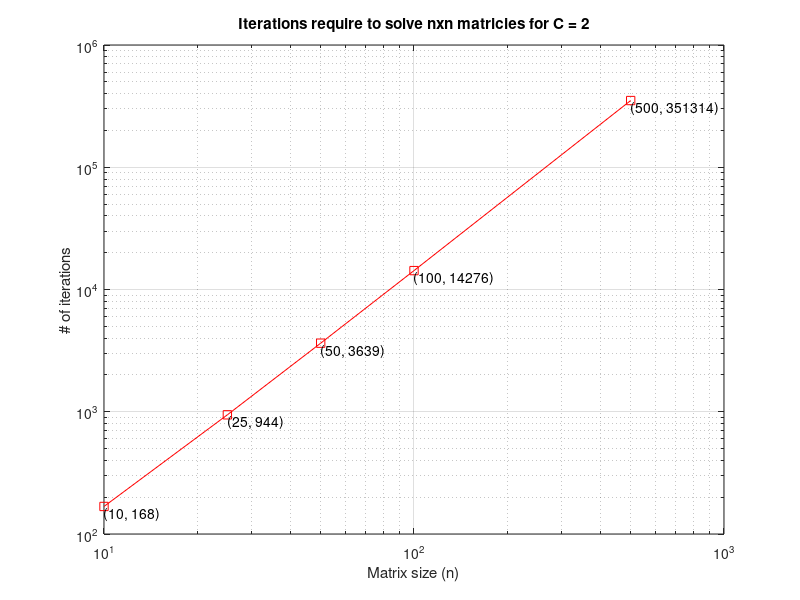
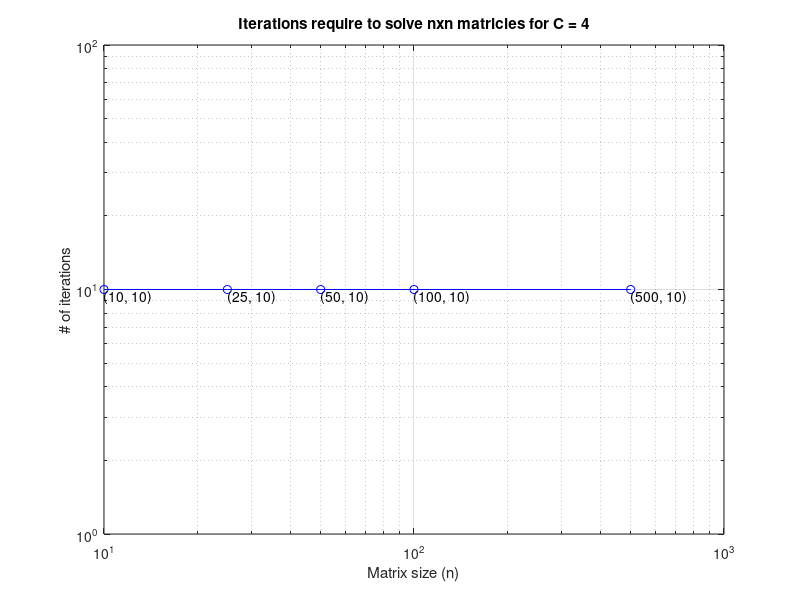

These figures' MATLAB source, in order:
close all;
clear all;

% Processing:
% x_n+1 = D_inv.*(L+U).*x + D'.*b_n
% Refactoring above: ^^^cl
% x_new = D_inv * (b_n - (L + U) * x);

tol = 10^-3;
c = [2, 4];  %[Part A, Part B]
%n = [5, 10, 25, 50, 100]; %low test
n = [10, 25, 50, 100, 500]; %base test
%n = [50, 100, 500, 1000, 5000]; %stress testing
max_iter = 1000000;  % Safety limit for iterations

%empty ls for iterations, for plotting
iter_c2 = zeros(size(n));
iter_c4 = zeros(size(n));

for i = 1:length(c)
    disp('-----------------------------------')
    disp(['Jacobi for c=', num2str(c(i))])
    disp('-----------------------------------')
    for j = 1:length(n)
        % Construct the tridiagonal matrix and right-hand side
        h = 1 / (n(j) + 1);
        main_diag = (c(i)/h^2) * ones(n(j),1);
        off_diag = (-1/h^2) * ones(n(j),1);
        A_n = spdiags([off_diag main_diag off_diag], [-1 0 1], n(j), n(j));
        b_n = ones(n(j), 1);

        %Declaratives:
        D = diag(A_n);
        D_inv = diag(1./D);
        L = tril(A_n, -1); %lower tri 
        U = triu(A_n, 1); %upper tri
        x = zeros(n(j), 1);

        x_exact = A_n \ b_n;
        iter = 0;  %reset iteration

        %diag dominant check
        D_dd = abs(D);
        non_diag_sum = sum(abs(A_n), 2) - D_dd;
        while true
            if all(D_dd >= non_diag_sum)
                disp('diagonally dominant');
                break;
            else
                disp('NOT diagonally dominant');
                break;
            end
        end

        %Spectral Radius check
        spectral_radius = max(abs(eig(D_inv * (L + U))));
        disp(['Spectral Radius: ', num2str(spectral_radius)]);

        %Jacobi Iteration
        while iter < max_iter
            x_new = D_inv * (b_n - (L + U) * x); % Jacobi update
            rel_error = norm(x_new - x_exact, 2) / norm(x_exact, 2);  % Relative error
            iter = iter + 1;

            %iteration appending
            if c(i) == 2
                iter_c2(j) = iter;
            elseif c(i) == 4
                iter_c4(j) = iter;
            end

            if rel_error < tol
                disp(['c = ', num2str(c(i)), ', n = ', num2str(n(j)), ', Iterations: ', num2str(iter)]);
                disp(['Error: ', num2str(rel_error)])
                disp(" ")
                break
            end
            x = x_new; %Update x
        end
        if iter == max_iter
            warning(['Jacobi method did not converge for c = ', num2str(c(i)), ', n = ', num2str(n(j))]);
            %Safety, meaning max iterations has been hit before convergence
        end
    end
end
disp(iter_c2)
disp(iter_c4)

%Calculating growth rate for C = 2, EMPERICALLY
valid_indices = 1:length(n); % Keep only the convergent elements (change when needed)
ic2 = iter_c2(valid_indices);
n_valid = n(valid_indices);%plotting n vs iter for c=2
r = 0;
for s = 1:length(ic2)
    r_append = ic2(s)/(n_valid(s)^2) %this is here to show the calc vals
    r = r + r_append;
end
c2_r = r/length(ic2);
disp(['Growth Rate for Jacobi c = 2 --> ', num2str(c2_r)])

fig1 = figure;
% no log-log regression as invalid convergence cases
% the failure to converge leads invalid regression line slope
% slope for c = 2 is obtained through imperical methods (ABOVE)
loglog(n, iter_c2,'-s','color', 'r');
xlabel('Matrix size (n)');
ylabel('# of iterations');
title('Iterations require to solve nxn matricies for C = 2');
grid on;
%labels to points
for k = 1:length(n)
    text(n(k), iter_c2(k), sprintf('(%d, %d)', n(k), iter_c2(k)), 'VerticalAlignment', 'top', 'HorizontalAlignment', 'left');
end
print(fig1, "Jacobi_C2.png", '-dpng'); 


%plotting n vs iter for c=4
fig2 = figure;
loglog(n, iter_c4,'-o', 'color', 'b');
xlabel('Matrix size (n)');
ylabel('# of iterations');
title('Iterations require to solve nxn matricies for C = 4');
grid on;
% Add labels to each point
for k = 1:length(n)
    text(n(k), iter_c4(k), sprintf('(%d, %d)', n(k), iter_c4(k)), 'VerticalAlignment', 'top', 'HorizontalAlignment', 'left');
end
print(fig2, "Jacobi_C4.png", '-dpng'); 

y2 = polyfit(n, iter_c4, 1);
r2 = y2(1) %Power-Law Big O rep of Jacobi complextity growth for c = 4
